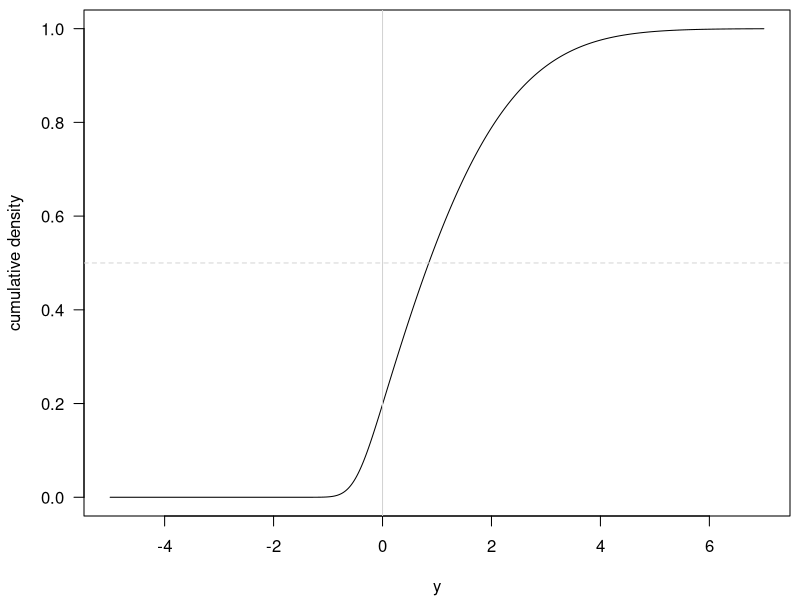

The R script that drew this image: (Note: this script raises an error after producing the figure.)
# Illustrations for proofs

library(sn)

#################################################
# Version 1: TADDA_0:

# parameters of skew normal:
xi <- -0.5
omega <- 2
alpha <- 8

# prepare for plotting density:
grid_y <- seq(from = -5, to = 7, by = 0.01)
F <- psn(x = grid_y, xi = xi, omega = omega, alpha = alpha)

# generate samples:
set.seed(123)
samples_y <- rsn(100000, xi = xi, omega = omega, alpha = alpha)

# compute mean and median:
(mu <- mean(samples_y))
(med <- median(samples_y))

# compute pi:
pi0 <- mean(samples_y < 0)
pi <- min(pi0, 1 - pi0)

# inflate with zeros::
n_0 <- sum(samples_y < 0)
samples_y_0 <- c(samples_y, rep(0, n_0))

# prepare plotting of zero-inflated density:
grid_p <- 1:100/100
quantiles_y <- quantile(samples_y_0, p = grid_p)


# obtain median and mean of inflated distribution:
(mu_modified <- mean(samples_y)/(1 + pi))
(med_modified <- max((quantile(samples_y, 0.5*(1 - sign(med)*pi))), 0))


# Plot:

# pdf("figures/F_vs_G.pdf", width = 6, height = 3.5)
par(las = 1, mar = c(4.2, 4.2, 0.5, 0.5))
plot(grid_y, F, type = "l", col = "black", xlab = "y", ylab = "cumulative density")
abline(h = 0.5, col = "lightgrey", lty = "dashed")
abline(v = 0, col = "lightgrey")

text_in_box(4, 0.5, "0.5", col = "lightgrey")
text_in_box(0, 0.7, "0", col = "lightgrey")


abline(h = pi/(1 + pi), col = "lightgrey")
text_in_box(4, pi/(1 + pi), expression(Pr(Y <= 0)/(1 + Pr(Y < 0))), col = "lightgrey", cex = 0.8)

abline(h = 2*pi/(1 + pi), col = "lightgrey")
text_in_box(4, 2*pi/(1 + pi), expression((Pr(Y <= 0) + Pr(Y < 0))/(1 + Pr(Y < 0))), col = "lightgrey", cex = 0.8)



abline(v = med, col = "black", lty = "dashed")
abline(v = med_modified, col = "red", lty  ="dashed")


lines(quantiles_y, grid_p, col = "red")

legend("topleft", legend = c("CDF of Y", "CDF of Z"), col = c("black", "red"), lty = 1, bty = "n")

text_in_box(med_modified - 0.8, 0.95, "BA: median of Z", col = "red")

text_in_box(med + 1.25, 0.05, "median of Y", col = "black")

dev.off()




#################################################
# Version 2: TADDA_epsilon, m > epsilon

# epsilon:
epsilon <- 0.5

# parameters of skew normal:
xi <- -1.7
omega <- 5
alpha <- 8

# generate samples:
set.seed(123)
samples_y <- rsn(100000, xi = xi, omega = omega, alpha = alpha)

# prepare plotting density:
grid_y <- seq(from = -5, to = 10, by = 0.01)
F <- psn(x = grid_y, xi = xi, omega = omega, alpha = alpha)
# compute mean and median:
(mu <- mean(samples_y))
(med <- median(samples_y))

# evaluate density at epsilon and minus epsilon
F_minus_epsilon <-  mean(samples_y < -epsilon)
F_epsilon <-  mean(samples_y < epsilon)

# inflate with epsilons:
n_epsilon <- sum(samples_y < -epsilon)
samples_y_epsilon <- c(samples_y, rep(epsilon, n_epsilon))

# prepare plotting density of epsilon-inflated distribution:
grid_p <- 1:100/100
quantiles_y_epsilon <- quantile(samples_y_epsilon, p = grid_p)

# obtain median and mean of inflated distribution:
(med_modified <- max((quantile(samples_y, 0.5*(1 - sign(med)*F_minus_epsilon))), 0))
(mu_modified <- mean(samples_y)/(1 + pi))


# Plot:
# pdf("figures/F_vs_G_epsilon.pdf", width = 6, height = 3.5)
par(las = 1, mar = c(4.2, 4.2, 0.5, 0.5))
plot(grid_y, F, type = "l", col = "black", xlab = "y", ylab = "cumulative density", ylim = 0:1)

rect(-epsilon, 0, epsilon, 1.2, col = "grey97", border = NA)

abline(v = -epsilon, col = "lightgrey")
abline(v = epsilon, col = "lightgrey")
abline(h = 0.5, col = "lightgrey", lty  ="dashed")
abline(h = F_epsilon/(1 + F_minus_epsilon), col = "lightgrey")
abline(h = (F_epsilon + F_minus_epsilon)/(1 + F_minus_epsilon), col = "lightgrey")
abline(v = med, col = "black", lty = "dashed")
abline(v = med_modified, col = "red", lty  ="dashed")

lines(grid_y, F)
lines(quantiles_y_epsilon, grid_p, col = "red")

text_in_box(-3, 0.5, "0.5", col = "lightgrey")
text_in_box(epsilon, 0.7, expression(epsilon), col = "lightgrey")
text_in_box(-epsilon, 0.7, expression(-epsilon), col = "lightgrey")
text_in_box(med_modified, 0.95, "BA: median of Z", col = "red")
text_in_box(med + 1.25, 0.05, "median of Y", col = "black")
text_in_box(6, (F_epsilon +F_minus_epsilon)/(1 + F_minus_epsilon), expression((Pr(Y <= epsilon) + Pr(Y < -epsilon))/(1 + Pr(Y < -epsilon))), col = "lightgrey", cex = 0.8)
text_in_box(6, F_epsilon/(1 + F_minus_epsilon), expression(Pr(Y <= epsilon)/(1 + Pr(Y < -epsilon))), col = "lightgrey", cex = 0.8)

legend("topleft", legend = c("CDF of Y", "CDF of Z"), col = c("black", "red"), lty = 1, bty = "n")

box()

dev.off()



##########################################
# Version 3: TADDA_epsion, m < epsilon

# epsilon:
epsilon <- 0.5

# parameters of skew normal:
xi <- 1.7
omega <- 5
alpha <- -8

# generate samples:
set.seed(123)
samples_y <- rsn(100000, xi = xi, omega = omega, alpha = alpha)

# prepare plotting density:
grid_y <- seq(from = -10, to = 5, by = 0.01)
F <- psn(x = grid_y, xi = xi, omega = omega, alpha = alpha)
# compute mean and median:
(mu <- mean(samples_y))
(med <- median(samples_y))

# evaluate density at epsilon and minus epsilon
F_minus_epsilon <-  mean(samples_y < -epsilon)
F_epsilon <-  mean(samples_y < epsilon)

# inflate with -epsilons:
n_minus_epsilon <- sum(samples_y > epsilon)
samples_y_minus_epsilon <- c(samples_y, rep(-epsilon, n_minus_epsilon))

# prepare plotting density of -epsilon-inflated distribution:
grid_p <- 1:100/100
quantiles_y_minus_epsilon <- quantile(samples_y_minus_epsilon, p = grid_p)

# obtain median and mean of inflated distribution:
(med_modified <- quantile(samples_y, 0.5*(2 - F_epsilon)))
(mu_modified <- mean(samples_y)/(1 + pi))

# Plot:

# pdf("figures/F_vs_G_minus_epsilon.pdf", width = 6, height = 3.5)
par(las = 1, mar = c(4.2, 4.2, 0.5, 0.5))
plot(grid_y, F, type = "l", col = "black", xlab = "y", ylab = "cumulative density", ylim = 0:1)

rect(-epsilon, 0, epsilon, 1.2, col = "grey97", border = NA)

abline(v = -epsilon, col = "lightgrey")
abline(v = epsilon, col = "lightgrey")
abline(h = 0.5, col = "lightgrey", lty = "dashed")
abline(h = F_minus_epsilon/(2 - F_epsilon), col = "lightgrey")
abline(h = (1 - F_epsilon + F_minus_epsilon)/(2 - F_epsilon), col = "lightgrey")
abline(v = med, col = "black", lty = "dashed")
abline(v = med_modified, col = "red", lty  ="dashed")

lines(quantiles_y_minus_epsilon, grid_p, col = "red")
lines(grid_y, F)


text_in_box(3, 0.5, "0.5", col = "lightgrey")
text_in_box(epsilon, 0.3, expression(epsilon), col = "lightgrey")
text_in_box(-epsilon, 0.3, expression(-epsilon), col = "lightgrey")
text_in_box(-6, F_minus_epsilon/(2 - F_epsilon), 
            expression(Pr(Y <= -epsilon)/(1 + Pr(Y > epsilon))), col = "lightgrey", cex = 0.8)
text_in_box(-5.5, (1 - F_epsilon + F_minus_epsilon)/(2 - F_epsilon),
            expression((Pr(Y <= -epsilon) + Pr(Y > epsilon))/(1 + Pr(Y > epsilon))), col = "lightgrey", cex = 0.8)
text_in_box(med_modified + 1.6, 0.15, "BA: median of Z", col = "red")

text_in_box(med, 0.95, "median of Y", col = "black")



legend("topleft", legend = c("CDF of Y", "CDF of Z"), col = c("black", "red"), lty = 1, bty = "n")

box()

dev.off()
